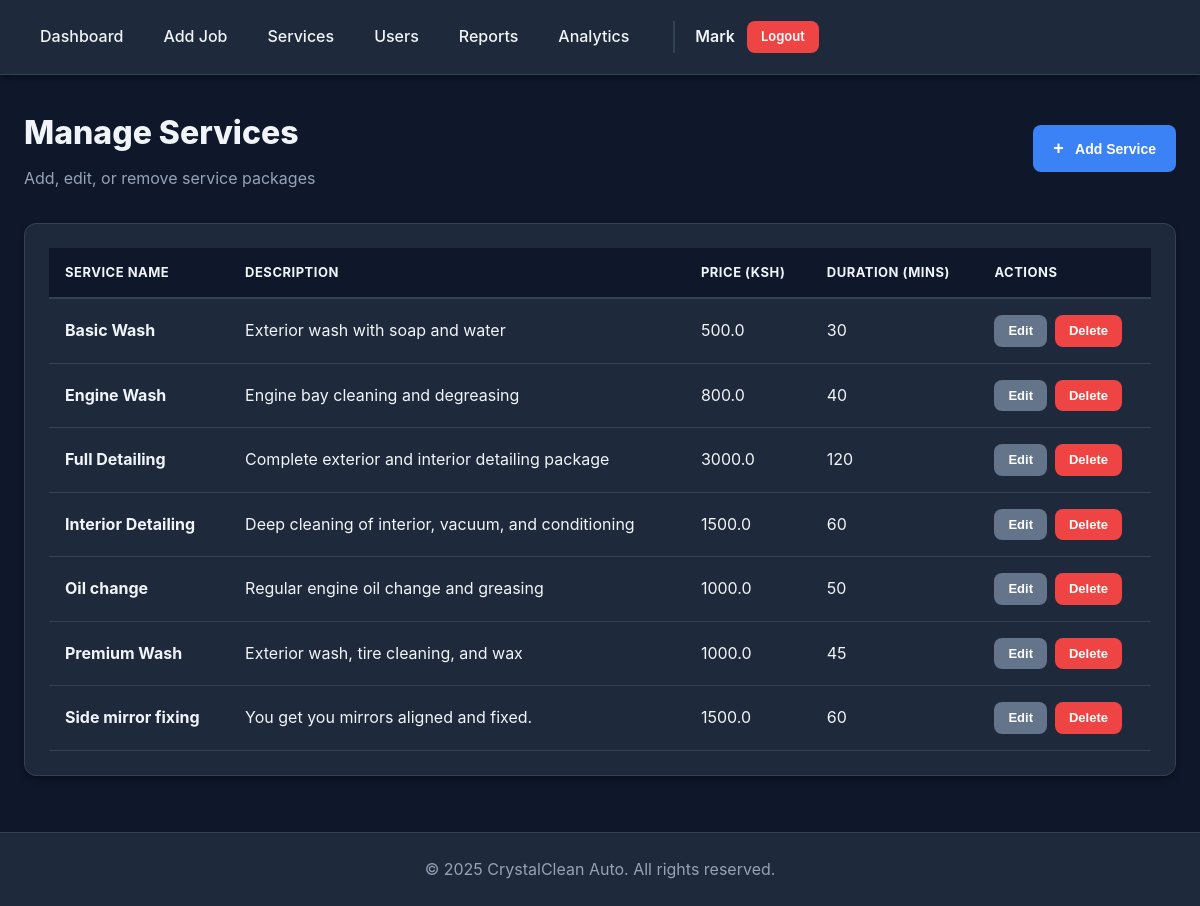
The page /services (signed in) on the database as committed earlier.
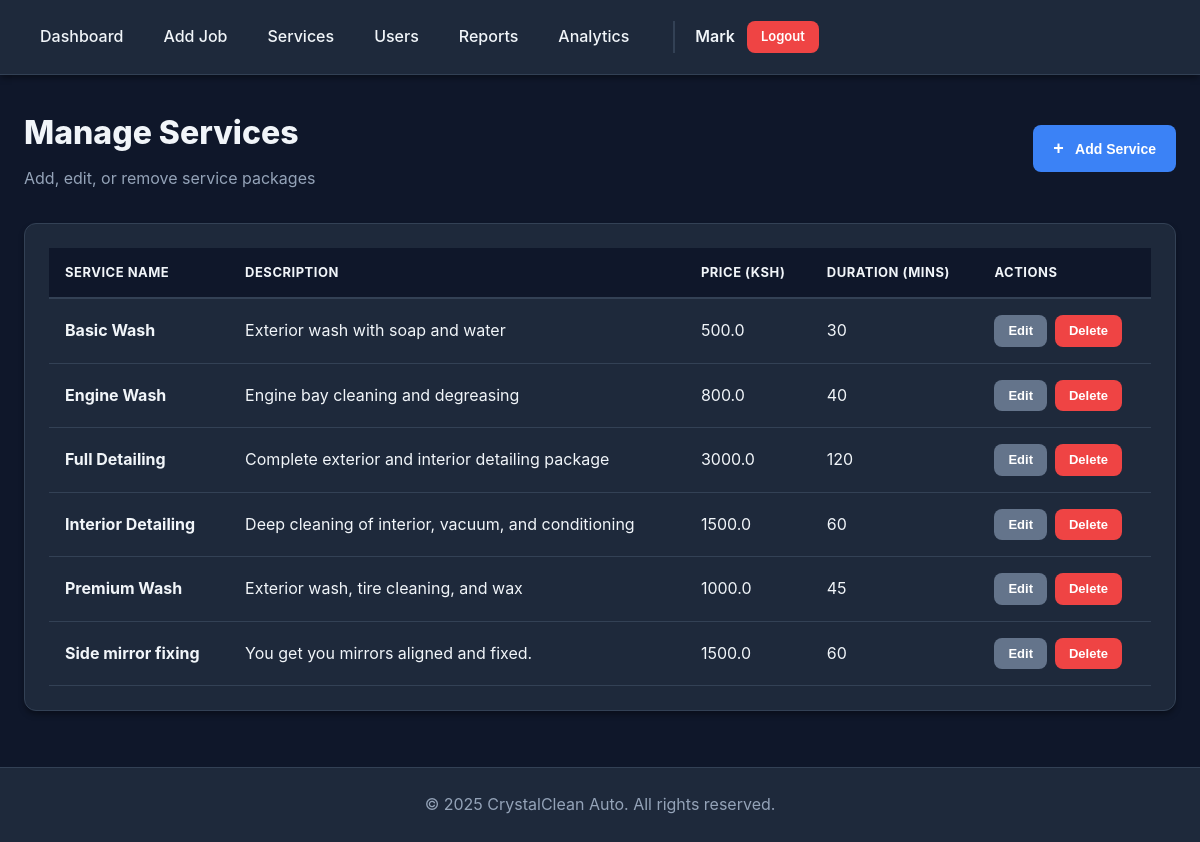
The same page on the database as committed later.
### app/models.py (models this page shows, shortened)
class Service(db.Model):
    __tablename__ = 'services'
    id = db.Column(db.Integer, primary_key=True)
    name = db.Column(db.String(100), unique=True, nullable=False)
    description = db.Column(db.Text)
    price = db.Column(db.Float, nullable=False)
    duration = db.Column(db.Integer, nullable=False)  # Duration in minutes
    is_active = db.Column(db.Boolean, default=True)
    created_at = db.Column(db.DateTime, default=datetime.utcnow)
    cars = db.relationship('Car', backref='service', lazy='dynamic')

### app/routes.py (the view)
@app.route('/services')
@login_required
@admin_required
def manage_services():
    services = Service.query.order_by(Service.name).all()
    add_form = AddServiceForm()
    edit_form = EditServiceForm()
    return render_template('manage_services.html',
                         services=services,
                         add_form=add_form,
                         edit_form=edit_form)

### app/models.py (called while the page is built)
@login_manager.user_loader
def load_user(user_id):
    return User.query.get(int(user_id))

### app/utils.py (called while the page is built)
def admin_required(f):
    @wraps(f)
    def decorated_function(*args, **kwargs):
        if not current_user.is_authenticated:
            flash('Please log in to access this page.', 'error')
            return redirect(url_for('login'))
        if current_user.role != 'admin':
            flash('You do not have permission to access this page.', 'error')
            return redirect(url_for('staff_dashboard'))
        return f(*args, **kwargs)
    return decorated_function

### app/templates/manage_services.html (shortened to what this page needs)
{% extends "base.html" %}
{% block content %}
<div class="dashboard-header" style="margin-bottom: 32px;">
    <div>
        <h1 style="font-size: 32px; font-weight: 800; color: var(--text-dark);">Manage Services</h1>
        <p style="color: var(--text-light); margin-top: 8px;">Add, edit, or remove service packages</p>
    </div>
    <button class="btn btn-primary" onclick="openAddServiceModal()">
        <span style="font-size: 18px; margin-right: 8px;">+</span> Add Service
    </button>
</div>
<div class="card">
    <div class="card-body">
        {% if services %}
        <div class="table-responsive">
            <table class="table">
                <thead>
                    <tr>
                        <th>Service Name</th>
                        <th>Description</th>
                        <th>Price (KSh)</th>
                        <th>Duration (mins)</th>
                        <th>Actions</th>
                    </tr>
                </thead>
                <tbody>
                    {% for service in services %}
                    <tr>
                        <td><strong>{{ service.name }}</strong></td>
                        <td>{{ service.description }}</td>
                        <td>{{ service.price }}</td>
                        <td>{{ service.duration }}</td>
                        <td>
                            <div class="action-buttons">
                                <button class="btn btn-sm btn-secondary" onclick="openEditServiceModal({{ service.id }}, '{{ service.name }}', '{{ service.description }}', {{ service.price }}, {{ service.duration }})">
                                    Edit
                                </button>
                                <form method="POST" action="{{ url_for('delete_service', service_id=service.id) }}" style="display: inline;" onsubmit="return confirm('Are you sure you want to delete this service?')">
                                    <button type="submit" class="btn btn-sm btn-danger">Delete</button>
                                </form>
                            </div>
                        </td>
                    </tr>
                    {% endfor %}
                </tbody>
            </table>
        </div>
        {% endif %}
    </div>
</div>
{% endblock %}

Rows that differ between the two databases and show on the page:
removed Service: name "Oil change", description "Regular engine oil change and greasing", price "1000.0", duration "50"
